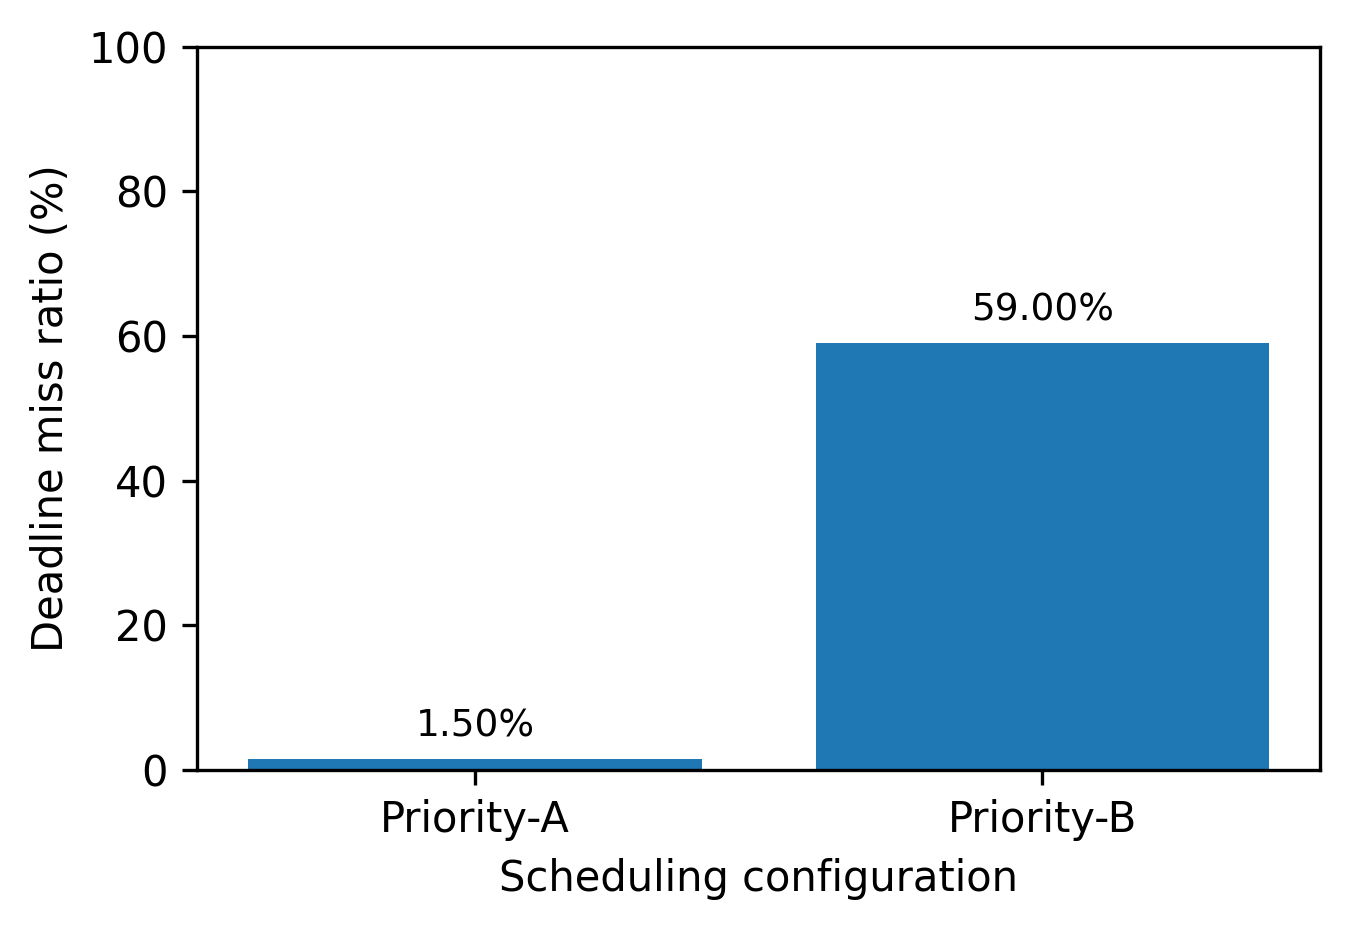

Write the Python code that produced this figure.
import matplotlib.pyplot as plt

scenarios = ["Priority-A", "Priority-B"]
miss_ratio = [1.50, 59.00]

plt.figure(figsize=(4.6, 3.2))
bars = plt.bar(scenarios, miss_ratio)

plt.ylabel("Deadline miss ratio (%)")
plt.xlabel("Scheduling configuration")
plt.ylim(0, 100)

for bar, value in zip(bars, miss_ratio):
    plt.text(
        bar.get_x() + bar.get_width() / 2,
        value + 2,
        f"{value:.2f}%",
        ha="center",
        va="bottom",
        fontsize=9
    )

plt.tight_layout()
plt.savefig("deadline_miss_ratio.png", dpi=300, bbox_inches="tight")
plt.show()
